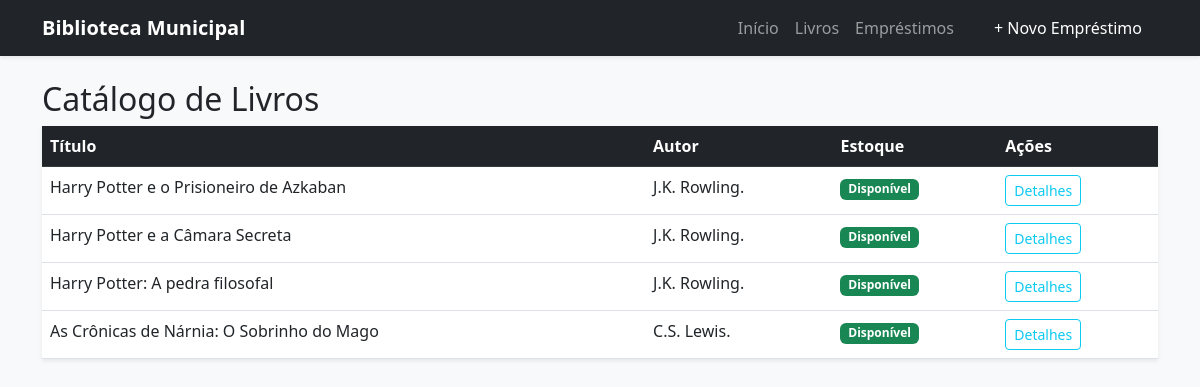
The page /books/ on the database its author committed.
### books/models.py (models this page shows, shortened)
class Book(models.Model):
    title = models.CharField(max_length=200)
    author = models.ForeignKey(Author, on_delete=models.CASCADE)
    published_date = models.DateField()
    total_quantity = models.PositiveIntegerField(default=1)
    available_quantity = models.PositiveIntegerField(default=1)
    in_stock = models.BooleanField(default=True) # novo campo para indicar se o livro está em estoque
    isbn = models.CharField(max_length=13, unique=True)
    is_available = models.BooleanField(default=True) # novo campo para indicar se o livro está disponível para empréstimo
    synopsis = models.TextField(blank=True, null=True, verbose_name="Sinopse")

class Author(models.Model):
    name = models.CharField(max_length=100)
    birth_date = models.DateField()

### books/views.py (the view)
# urls.py: path('books/', views.BookListView.as_view(), name='book_list'),
class BookListView(ListView):
    model = Book
    template_name = 'books/book_list.html'
    context_object_name = 'books'
    paginate_by = 10  # Adiciona paginação para não sobrecarregar a página

### books/templates/books/book_list.html
{% extends 'base.html' %}
{% block content %}
<h2>Catálogo de Livros</h2>
<table class="table table-hover bg-white shadow-sm">
    <thead class="table-dark">
        <tr>
            <th>Título</th>
            <th>Autor</th>
            <th>Estoque</th>
            <th>Ações</th>
        </tr>
    </thead>
    <tbody>
        {% for book in books %}
        <tr>
            <td>{{ book.title }}</td>
            <td>{{ book.author.name }}</td>
            <td>
              {% if book.is_available %}
               <span class="badge bg-success">Disponível</span>
              {% else %}
               <span class="badge bg-danger">Emprestado</span>
              {% endif %}
            </td>
            <td>
                <a href="{% url 'book_detail' book.pk %}" class="btn btn-sm btn-outline-info">Detalhes</a>
            </td>
        </tr>
        {% endfor %}
    </tbody>
</table>
{% endblock %}

### books/templates/base.html (shortened to what this page needs)
<!DOCTYPE html>
<html lang="pt-br">
<head>
    <link href="https://cdn.jsdelivr.net/npm/bootstrap@5.3.0/dist/css/bootstrap.min.css" rel="stylesheet">
    <link rel="stylesheet" href="https://cdn.jsdelivr.net/npm/bootstrap-icons@1.11.0/font/bootstrap-icons.css">
</head>
<body class="bg-light">
    <nav class="navbar navbar-expand-lg navbar-dark bg-dark mb-4 shadow-sm">
        <div class="container">
            <a class="navbar-brand fw-bold" href="{% url 'dashboard' %}">Biblioteca Municipal</a>
            <div class="collapse navbar-collapse" id="navbarNav">
                <div class="navbar-nav ms-auto align-items-center">
                    <a class="nav-link" href="{% url 'dashboard' %}">Início</a>
                    <a class="nav-link" href="{% url 'book_list' %}">Livros</a>
                    <a class="nav-link" href="{% url 'loan_list' %}">Empréstimos</a>
                    <a class="nav-link btn btn-primary btn-sm ms-lg-3 text-white px-3" href="{% url 'loan_create' %}">
                        + Novo Empréstimo
                    </a>
                </div>
            </div>
        </div>
    </nav>
    <div class="container">
        {% block content %}{% endblock %}
    </div>
</body>
</html>

### rows shown on the page
Book: title "Harry Potter e o Prisioneiro de Azkaban", author.name "J.K. Rowling.", is_available "Disponível"
Book: title "Harry Potter e a Câmara Secreta", author.name "J.K. Rowling.", is_available "Disponível"
Book: title "Harry Potter: A pedra filosofal", author.name "J.K. Rowling.", is_available "Disponível"
Book: title "As Crônicas de Nárnia: O Sobrinho do Mago", author.name "C.S. Lewis.", is_available "Disponível"
